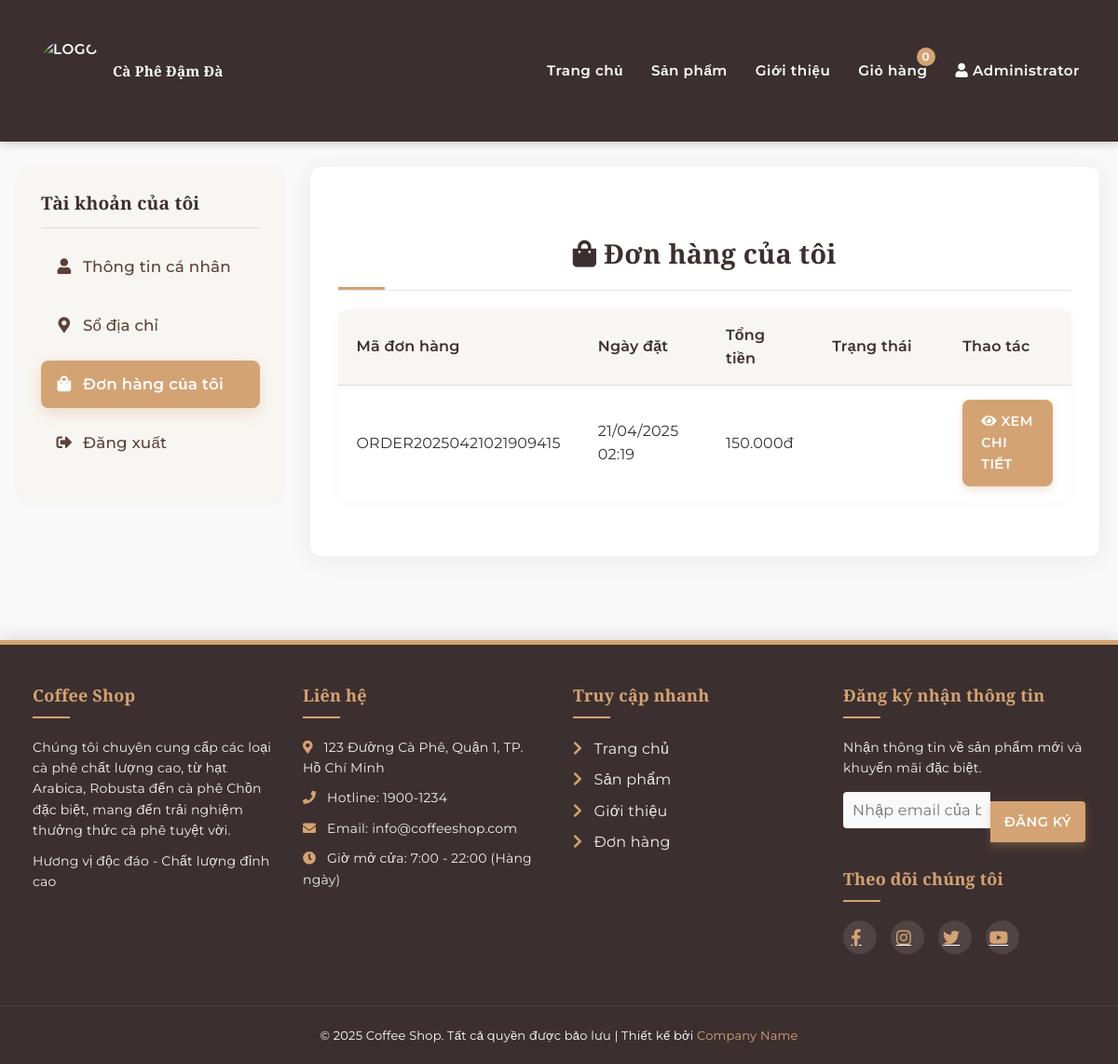
The page /lab1/my-orders.php (signed in) on the database as committed earlier.
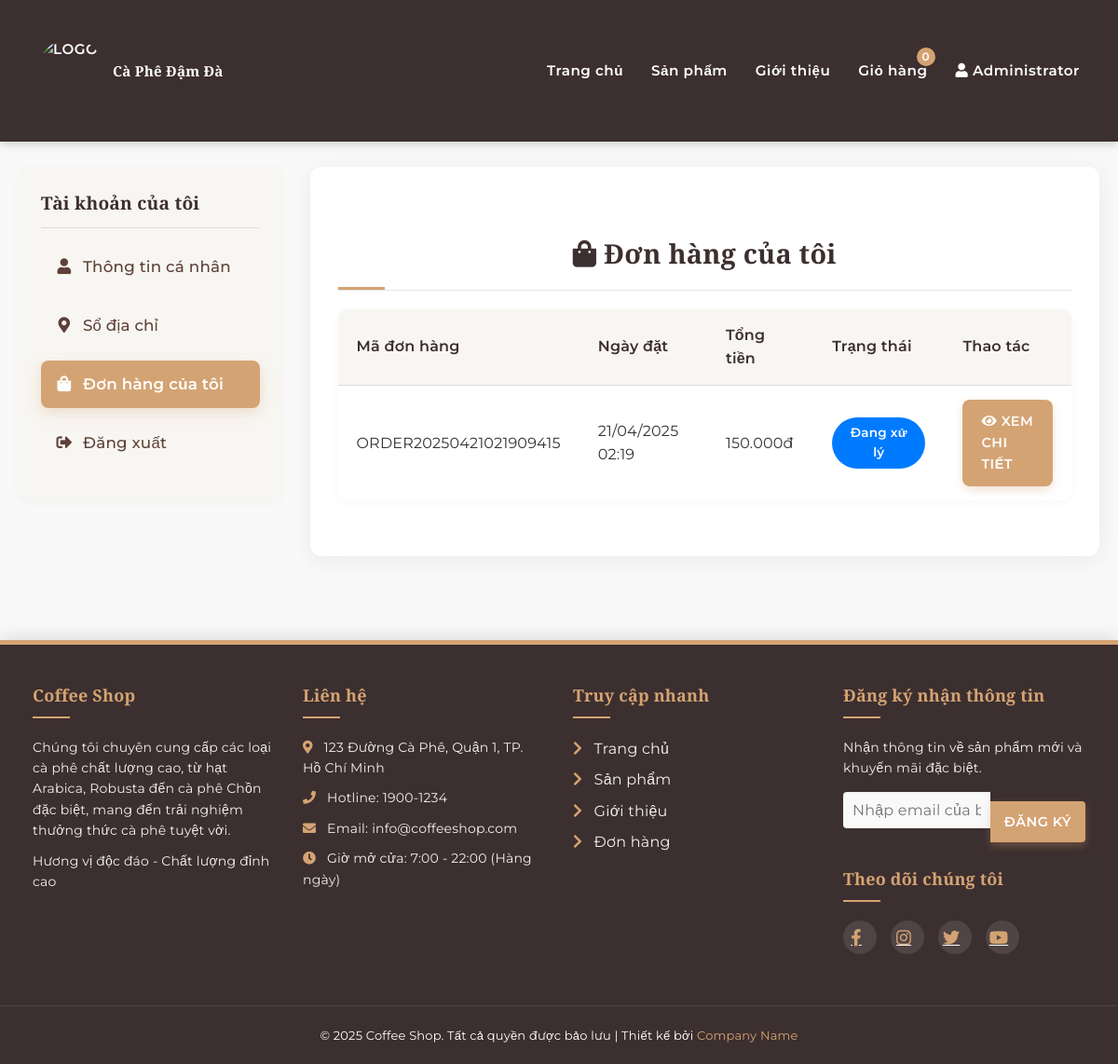
The same page on the database as committed later.
### tables this page shows
CREATE TABLE `orders` (
  `id` int(11) NOT NULL,
  `order_number` varchar(30) DEFAULT NULL,
  `user_id` int(11) NOT NULL,
  `shipping_name` varchar(100) NOT NULL,
  `shipping_address` varchar(255) NOT NULL,
  `shipping_city` varchar(100) NOT NULL,
  `shipping_phone` varchar(20) NOT NULL,
  `payment_method` varchar(50) NOT NULL,
  `total_amount` decimal(10,2) NOT NULL,
  `status` enum('pending','processing','confirmed','shipping','delivered','cancelled') NOT NULL DEFAULT 'pending',
  `status_note` varchar(255) DEFAULT NULL,
  `updated_at` timestamp NOT NULL DEFAULT current_timestamp() ON UPDATE current_timestamp(),
  `order_date` datetime DEFAULT current_timestamp()
);

### lab1/my-orders.php (the view, shortened to what the changed rows need)
<?php
include 'includes/db_connect.php';
$query = "SELECT * FROM orders WHERE user_id = {$_SESSION['user_id']} ORDER BY order_date DESC";
$result = $conn->query($query);
$orders = [];
if ($result->num_rows > 0) {
    while ($row = $result->fetch_assoc()) {
        $orders[] = $row;
    }
}
$order_details = [];
?>
<!DOCTYPE html>
<html lang="vi">
<head>
    <link rel="stylesheet" href="css/style.css">
    <link rel="stylesheet" href="https://cdnjs.cloudflare.com/ajax/libs/font-awesome/5.15.4/css/all.min.css">
</head>
<body>
    <?php include 'includes/header.php'; ?>
    <div class="container">
        <div class="profile-container">
            <div class="profile-content">
                <div class="profile-card">
                    <?php if (!empty($order_details)): ?>
                        <a href="my-orders.php" class="back-link"><i class="fas fa-arrow-left"></i> Quay lại danh sách đơn hàng</a>
                        <h2>Chi tiết đơn hàng #<?php echo $order_details['order']['order_number']; ?></h2>
                        <div class="order-detail">
                            <h3><i class="fas fa-info-circle"></i> Thông tin đơn hàng</h3>
                            <p><strong>Mã đơn hàng:</strong> <?php echo $order_details['order']['order_number']; ?></p>
                            <p><strong>Ngày đặt:</strong> <?php
                                $created_date = isset($order_details['order']['created_at']) ? $order_details['order']['created_at'] :
                                               (isset($order_details['order']['order_date']) ? $order_details['order']['order_date'] : date('Y-m-d H:i:s'));
                                echo date('d/m/Y H:i', strtotime($created_date));
                            ?></p>
                            <p><strong>Trạng thái:</strong>
                                <span class="order-status status-<?php echo strtolower($order_details['order']['status']); ?>">
                                    <?php
                                    $status_text = '';
                                    switch ($order_details['order']['status']) {
                                        case 'pending':
                                            $status_text = 'Chờ xác nhận';
                                            break;
                                        case 'confirmed':
                                            $status_text = 'Đã xác nhận';
                                            break;
                                        case 'processing':
                                            $status_text = 'Đang xử lý';
                                            break;
                                        case 'shipping':
                                            $status_text = 'Đang giao hàng';
                                            break;
                                        case 'delivered':
                                            $status_text = 'Đã giao hàng';
                                            break;
                                        case 'cancelled':
                                            $status_text = 'Đã hủy';
                                            break;
                                        default:
                                            $status_text = ucfirst($order_details['order']['status']);
                                    }
                                    echo $status_text;
                                    ?>
                                </span>
                            </p>
                            <p><strong>Tổng tiền:</strong> <?php echo number_format($order_details['order']['total_amount'], 0, ',', '.'); ?>đ</p>
                            <p><strong>Phương thức thanh toán:</strong>
                                <?php
                                $payment_method = $order_details['order']['payment_method'];
                                switch(strtolower($payment_method)) {
                                    case 'cod':
                                        echo '<i class="fas fa-money-bill-wave"></i> Thanh toán khi nhận hàng';
                                        break;
                                    case 'bank_transfer':
                                        echo '<i class="fas fa-university"></i> Chuyển khoản ngân hàng';
                                        break;
                                    case 'credit_card':
                                        echo '<i class="far fa-credit-card"></i> Thẻ tín dụng';
                                        break;
                                    default:
                                        echo $payment_method;
                                }
                                ?>
                            </p>
                            <h3><i class="fas fa-shipping-fast"></i> Thông tin giao hàng</h3>
                            <p><strong>Họ tên:</strong> <?php echo $order_details['order']['fullname']; ?></p>
                            <p><strong>Email:</strong> <?php echo $order_details['order']['email']; ?></p>
                            <p><strong>Số điện thoại:</strong> <?php echo $order_details['order']['phone']; ?></p>
                            <p><strong>Địa chỉ:</strong> <?php echo $order_details['order']['shipping_address']; ?></p>
                            <h3><i class="fas fa-box-open"></i> Sản phẩm đã đặt</h3>
                            <table class="order-items">
                                <thead>
                                    <tr>
                                        <th>Sản phẩm</th>
                                        <th>Số lượng</th>
                                        <th>Đơn giá</th>
                                        <th>Thành tiền</th>
                                    </tr>
                                </thead>
                                <tbody>
                                    <?php foreach ($order_details['items'] as $item): ?>
                                        <tr>
                                            <td>
                                                <div class="product-info">
                                                    <?php if (!empty($item['image'])): ?>
                                                        <img src="<?php echo $item['image']; ?>" alt="<?php echo $item['product_name']; ?>" class="product-image" onerror="this.src='images/default-product.jpg'">
                                                    <?php else: ?>
                                                        <img src="images/default-product.jpg" alt="<?php echo $item['product_name']; ?>" class="product-image">
                                                    <?php endif; ?>
                                                    <span class="product-name"><?php echo $item['product_name']; ?></span>
                                                </div>
                                            </td>
                                            <td><?php echo $item['quantity']; ?></td>
                                            <td><?php echo number_format($item['price'], 0, ',', '.'); ?>đ</td>
                                            <td><?php echo number_format($item['price'] * $item['quantity'], 0, ',', '.'); ?>đ</td>
                                        </tr>
                                    <?php endforeach; ?>
                                </tbody>
                                <tfoot>
                                    <tr>
                                        <td colspan="3" style="text-align: right;"><strong>Tổng tiền:</strong></td>
                                        <td><?php echo number_format($order_details['order']['total_amount'], 0, ',', '.'); ?>đ</td>
                                    </tr>
                                </tfoot>
                            </table>
                        </div>
                    <?php else: ?>
                        <h2><i class="fas fa-shopping-bag"></i> Đơn hàng của tôi</h2>
                        <?php if (empty($orders)): ?>
                            <div class="empty-state">
                                <i class="fas fa-shopping-cart"></i>
                                <h3>Bạn chưa có đơn hàng nào</h3>
                                <p>Hãy mua sắm và trải nghiệm dịch vụ của chúng tôi</p>
                                <a href="products.php" class="btn-primary">
                                    <i class="fas fa-shopping-bag"></i> Tiếp tục mua sắm
                                </a>
                            </div>
                        <?php else: ?>
                            <table class="order-list">
                                <thead>
                                    <tr>
                                        <th>Mã đơn hàng</th>
                                        <th>Ngày đặt</th>
                                        <th>Tổng tiền</th>
                                        <th>Trạng thái</th>
                                        <th>Thao tác</th>
                                    </tr>
                                </thead>
                                <tbody>
                                    <?php foreach ($orders as $order): ?>
                                        <tr>
                                            <td>
                                                <?php
                                                if (isset($order['order_number'])) {
                                                    echo $order['order_number'];
                                                } else {
                                                    echo 'N/A';
                                                }
                                                ?>
                                            </td>
                                            <td><?php
                                                $created_date = isset($order['created_at']) ? $order['created_at'] :
                                                              (isset($order['order_date']) ? $order['order_date'] : date('Y-m-d H:i:s'));
                                                echo date('d/m/Y H:i', strtotime($created_date));
                                            ?></td>
                                            <td><?php
                                                $total = isset($order['order_total']) ? $order['order_total'] :
                                                       (isset($order['total_amount']) ? $order['total_amount'] : 0);
                                                echo number_format($total, 0, ',', '.');
                                            ?>đ</td>
                                            <td>
                                                <span class="order-status status-<?php echo strtolower($order['status']); ?>">
                                                    <?php
                                                    $status_text = '';
                                                    switch ($order['status']) {
                                                        case 'processing':
                                                            $status_text = 'Đang xử lý';
                                                            break;
                                                        default:
                                                            $status_text = ucfirst($order['status']);
                                                    }
                                                    echo $status_text;
                                                    ?>
                                                </span>
                                            </td>
                                            <td>
                                                <a href="my-orders.php?order_id=<?php echo $order['id']; ?>" class="btn-primary">
                                                    <i class="fas fa-eye"></i> Xem chi tiết
                                                </a>
                                            </td>
                                        </tr>
                                    <?php endforeach; ?>
                                </tbody>
                            </table>
                        <?php endif; ?>
                    <?php endif; ?>
                </div>
            </div>
        </div>
    </div>
    <?php include 'includes/footer.php'; ?>
</body>
</html>

Rows that differ between the two databases and show on the page:
changed orders: status (not shown) → "Đang xử lý"
